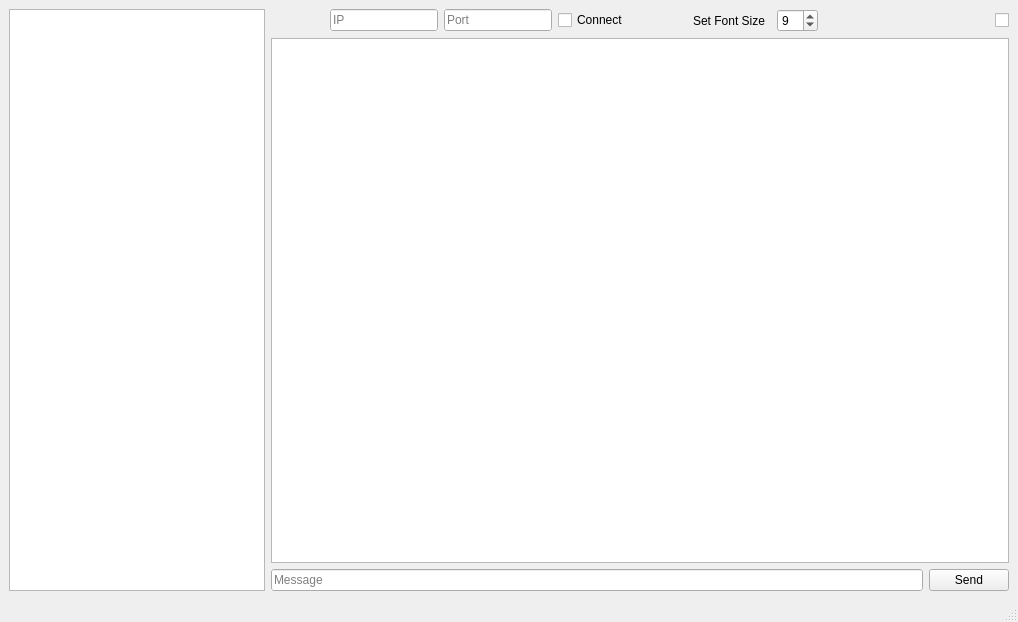
<?xml version="1.0" encoding="UTF-8"?>
<ui version="4.0">
 <class>ClientInterface</class>
 <widget class="QMainWindow" name="ClientInterface">
  <property name="geometry">
   <rect>
    <x>0</x>
    <y>0</y>
    <width>1018</width>
    <height>622</height>
   </rect>
  </property>
  <property name="windowTitle">
   <string>MainWindow</string>
  </property>
  <widget class="QWidget" name="centralwidget">
   <layout class="QGridLayout" name="gridLayout">
    <item row="3" column="13">
     <widget class="QPushButton" name="SendButton">
      <property name="text">
       <string>Send</string>
      </property>
     </widget>
    </item>
    <item row="1" column="9">
     <widget class="QSpinBox" name="FontSizeBox">
      <property name="minimum">
       <number>6</number>
      </property>
      <property name="maximum">
       <number>18</number>
      </property>
      <property name="value">
       <number>9</number>
      </property>
     </widget>
    </item>
    <item row="1" column="5">
     <widget class="QCheckBox" name="ConnectCheckBox">
      <property name="text">
       <string>Connect</string>
      </property>
     </widget>
    </item>
    <item row="1" column="6">
     <spacer name="horizontalSpacer_2">
      <property name="orientation">
       <enum>Qt::Horizontal</enum>
      </property>
      <property name="sizeHint" stdset="0">
       <size>
        <width>40</width>
        <height>20</height>
       </size>
      </property>
     </spacer>
    </item>
    <item row="1" column="0" rowspan="3" colspan="2">
     <widget class="QTextBrowser" name="OnlineList"/>
    </item>
    <item row="1" column="3">
     <widget class="QLineEdit" name="IPField">
      <property name="autoFillBackground">
       <bool>true</bool>
      </property>
      <property name="inputMask">
       <string/>
      </property>
      <property name="text">
       <string/>
      </property>
      <property name="placeholderText">
       <string>IP</string>
      </property>
     </widget>
    </item>
    <item row="1" column="2">
     <spacer name="horizontalSpacer_3">
      <property name="orientation">
       <enum>Qt::Horizontal</enum>
      </property>
      <property name="sizeHint" stdset="0">
       <size>
        <width>40</width>
        <height>20</height>
       </size>
      </property>
     </spacer>
    </item>
    <item row="2" column="2" colspan="12">
     <widget class="QTextBrowser" name="ChatDisplay"/>
    </item>
    <item row="1" column="7">
     <widget class="QLabel" name="FontText">
      <property name="text">
       <string>Set Font Size</string>
      </property>
     </widget>
    </item>
    <item row="1" column="4" alignment="Qt::AlignLeft">
     <widget class="QLineEdit" name="PortField">
      <property name="autoFillBackground">
       <bool>true</bool>
      </property>
      <property name="inputMask">
       <string/>
      </property>
      <property name="placeholderText">
       <string>Port</string>
      </property>
     </widget>
    </item>
    <item row="1" column="10">
     <spacer name="horizontalSpacer_4">
      <property name="orientation">
       <enum>Qt::Horizontal</enum>
      </property>
      <property name="sizeHint" stdset="0">
       <size>
        <width>40</width>
        <height>20</height>
       </size>
      </property>
     </spacer>
    </item>
    <item row="1" column="13" alignment="Qt::AlignRight">
     <widget class="QCheckBox" name="RequestChatHistoryBox">
      <property name="toolTip">
       <string>Request Chat History on Login</string>
      </property>
      <property name="toolTipDuration">
       <number>-1</number>
      </property>
      <property name="text">
       <string/>
      </property>
     </widget>
    </item>
    <item row="1" column="11" colspan="2">
     <spacer name="horizontalSpacer">
      <property name="orientation">
       <enum>Qt::Horizontal</enum>
      </property>
      <property name="sizeHint" stdset="0">
       <size>
        <width>40</width>
        <height>20</height>
       </size>
      </property>
     </spacer>
    </item>
    <item row="3" column="2" colspan="11">
     <widget class="QLineEdit" name="InputField">
      <property name="autoFillBackground">
       <bool>true</bool>
      </property>
      <property name="placeholderText">
       <string>Message</string>
      </property>
     </widget>
    </item>
   </layout>
  </widget>
  <widget class="QMenuBar" name="menubar">
   <property name="geometry">
    <rect>
     <x>0</x>
     <y>0</y>
     <width>1018</width>
     <height>21</height>
    </rect>
   </property>
  </widget>
  <widget class="QStatusBar" name="statusbar"/>
 </widget>
 <resources/>
 <connections/>
</ui>
